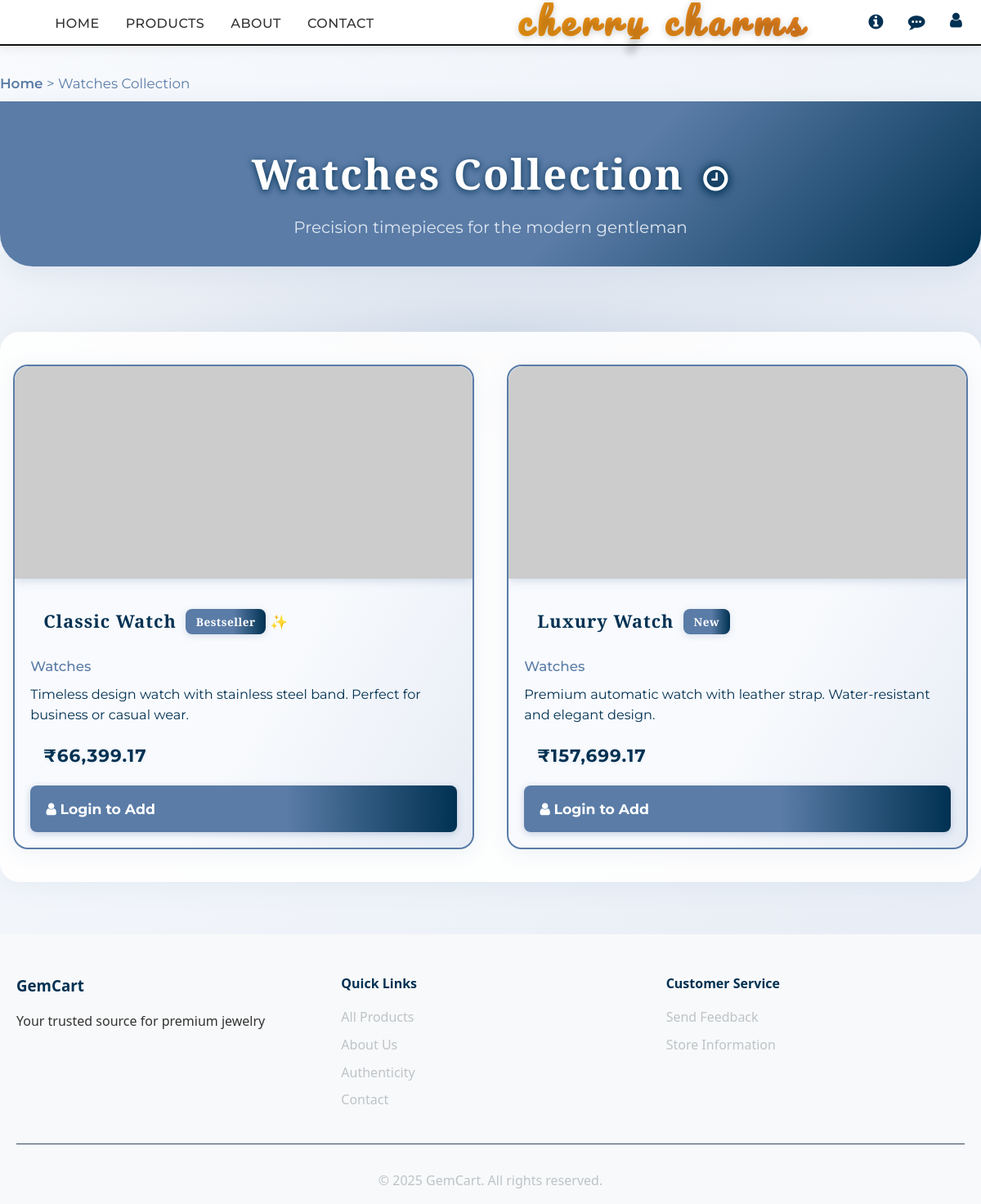
The page /watches.php on the database its author committed.
### tables this page shows
CREATE TABLE `products` (
  `id` int(11) NOT NULL,
  `name` varchar(200) NOT NULL,
  `description` text DEFAULT NULL,
  `price` decimal(10,2) NOT NULL,
  `image` varchar(255) DEFAULT 'default.jpg',
  `category_id` int(11) DEFAULT NULL,
  `created_at` timestamp NOT NULL DEFAULT current_timestamp()
);

### watches.php (the view, shortened to what this page needs)
<?php
require_once 'includes/db.php';
$watches_category_id = 5;
$sql = "SELECT * FROM products WHERE category_id = $watches_category_id ORDER BY id DESC";
$result = mysqli_query($conn, $sql);
$product_count = mysqli_num_rows($result);
?><!DOCTYPE html>
<html lang="en">
<head>
    <link rel="stylesheet" href="css/style.css">
    <link rel="stylesheet" href="https://cdnjs.cloudflare.com/ajax/libs/font-awesome/4.7.0/css/font-awesome.min.css">
</head>
<body data-user-logged-in="<?php echo isset($_SESSION['user_id']) ? 'true' : 'false'; ?>"
      data-user-id="<?php echo isset($_SESSION['user_id']) ? $_SESSION['user_id'] : ''; ?>">
    <?php include 'includes/header.php'; ?>
    <div class="breadcrumb">
        <a href="index.php">Home</a> &gt; Watches Collection
    </div>
    <div class="category-header">
        <h1 class="category-title">Watches Collection <i class="fa fa-clock-o"></i></h1>
        <p class="category-subtitle">Precision timepieces for the modern gentleman</p>
    </div>
    <main>
        <div class="products-section-bg">
            <div class="products-grid">
                <?php if ($product_count > 0): ?>
                    <?php $i = 0; while ($product = mysqli_fetch_assoc($result)): $i++; ?>
                        <div class="product-card">
                            <?php
                                $imgSrc = 'https://via.placeholder.com/300x260?text=' . urlencode($product['name']);
                            ?>
                            <img src="<?php echo htmlspecialchars($imgSrc); ?>" alt="<?php echo htmlspecialchars($product['name']); ?>">
                            <h3>
                                <?php echo htmlspecialchars($product['name']); ?>
                                <?php if ($i == 1): ?><span class="badge">Bestseller</span> <span class="sparkle">&#10024;</span><?php endif; ?>
                                <?php if ($i == 2): ?><span class="badge">New</span><?php endif; ?>
                            </h3>
                            <div class="category">Watches</div>
                            <div class="desc"><?php echo htmlspecialchars($product['description']); ?></div>
                            <div class="price">₹<?php echo number_format($product['price'] * 83, 2); ?></div>
                            <div class="actions">
                                <?php if (isset($_SESSION['user_id'])): ?>
                                <button type="button" class="btn" onclick="addToCart(<?php echo $product['id']; ?>, '<?php echo addslashes($product['name']); ?>', <?php echo $product['price']; ?>, '<?php echo addslashes($product['image']); ?>')">
                                    <i class="fa fa-shopping-bag"></i> Add to Cart
                                </button>
                                <?php else: ?>
                                <a href="login.php" class="btn">
                                    <i class="fa fa-user"></i> Login to Add
                                </a>
                                <?php endif; ?>
                            </div>
                        </div>
                    <?php endwhile; ?>
                <?php else: ?>
                    <div class="no-products">No watches found.</div>
                <?php endif; ?>
            </div>
        </div>
    </main>
    <?php include 'includes/footer.php'; ?>
</body>
</html>

### css/style.css (style rules this page uses)
* { margin: 0; padding: 0; box-sizing: border-box; }
body { font-family: 'Segoe UI', Tahoma, Geneva, Verdana, sans-serif; line-height: 1.6; color: #333; background-color: #f8f9fa; }
.products-grid { display: grid; grid-template-columns: repeat(auto-fit, minmax(280px, 1fr)); gap: 2rem; margin-bottom: 3rem; }
.product-card { background: white; border-radius: 12px; overflow: hidden; box-shadow: 0 4px 15px rgba(0,0,0,0.1); transition: transform 0.3s ease, box-shadow 0.3s ease; }
.product-card img { width: 100%; height: 250px; object-fit: cover; }
.product-card h3 { padding: 1rem; font-size: 1.2rem; color: #2c3e50; }
.price { padding: 0 1rem; font-size: 1.3rem; font-weight: 700; color: #f39c12; margin-bottom: 1rem; }
.btn { display: inline-block; padding: 0.8rem 1.5rem; background: #f39c12; color: white; text-decoration: none; border: none; border-radius: 6px; font-size: 1rem; cursor: pointer; transition: background 0.3s ease; }
body:not(.has-hero) main { margin-top: 80px; }
.fa { font-family: FontAwesome !important; font-style: normal; font-weight: normal; text-decoration: inherit; }
body { background: #f8f9fa; color: #333; }
main, .container { background: transparent; color: #333; }
.product-card, .category-card, .about-section { background: #fff; color: #333; box-shadow: 0 4px 24px rgba(44,62,80,0.13); }
.product-card h3, .category-card h3, .about-title { color: #003152; }
.price { color: #003152; }
.products-grid { display: grid; grid-template-columns: repeat(auto-fit, minmax(280px, 1fr)); gap: 2.2rem; margin-top: 2rem; align-items: stretch; }
.product-card { min-height: 340px; min-width: 0; margin: 0; position: relative; display: flex; flex-direction: column; justify-content: flex-end; box-shadow: 0 4px 24px rgba(44,62,80,0.13); }
:root { --accent: #003152; }
.logo-modern h1, .product-card h3, .category-card h3, .about-title, .footer-section h3, .footer-section h4, .home-new-arrivals-heading, .home-category-title, .gender-banner-sub { color: var(--accent) !important; }
.price { color: var(--accent); }
, { link: "#", img: "https://images.unsplash.com/photo-1517841905240-472988babdf9?auto=format&fit=crop&w=400&q=80", label: "EXTRA RIGHT" }
body { padding-top: 70px; }

### rows shown on the page
products: name "Classic Watch", shows "Bestseller", description "Timeless design watch with stainless steel band. Perfect for business or casual wear.", $product['price']*83 "66,399.17"
products: name "Luxury Watch", shows "New", description "Premium automatic watch with leather strap. Water-resistant and elegant design.", $product['price']*83 "157,699.17"
